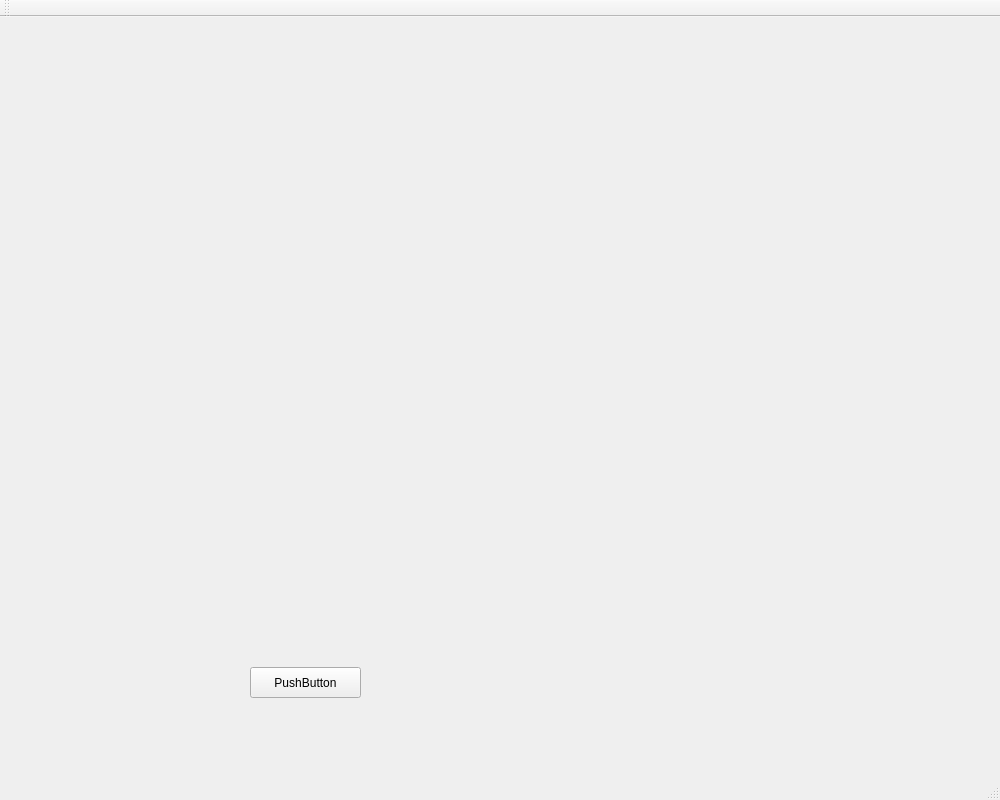
<?xml version="1.0" encoding="UTF-8"?>
<ui version="4.0">
 <class>MainWindow</class>
 <widget class="QMainWindow" name="MainWindow">
  <property name="geometry">
   <rect>
    <x>0</x>
    <y>0</y>
    <width>1000</width>
    <height>800</height>
   </rect>
  </property>
  <property name="sizePolicy">
   <sizepolicy hsizetype="Expanding" vsizetype="Expanding">
    <horstretch>0</horstretch>
    <verstretch>0</verstretch>
   </sizepolicy>
  </property>
  <property name="windowTitle">
   <string>MainWindow</string>
  </property>
  <widget class="QWidget" name="centralWidget">
   <widget class="QCustomPlot" name="widget" native="true">
    <property name="geometry">
     <rect>
      <x>20</x>
      <y>10</y>
      <width>1000</width>
      <height>600</height>
     </rect>
    </property>
    <property name="sizePolicy">
     <sizepolicy hsizetype="Expanding" vsizetype="Expanding">
      <horstretch>0</horstretch>
      <verstretch>0</verstretch>
     </sizepolicy>
    </property>
    <property name="baseSize">
     <size>
      <width>700</width>
      <height>500</height>
     </size>
    </property>
   </widget>
   <widget class="QPushButton" name="pushButton">
    <property name="geometry">
     <rect>
      <x>250</x>
      <y>650</y>
      <width>111</width>
      <height>31</height>
     </rect>
    </property>
    <property name="focusPolicy">
     <enum>Qt::WheelFocus</enum>
    </property>
    <property name="text">
     <string>PushButton</string>
    </property>
   </widget>
  </widget>
  <widget class="QMenuBar" name="menuBar">
   <property name="geometry">
    <rect>
     <x>0</x>
     <y>0</y>
     <width>1000</width>
     <height>17</height>
    </rect>
   </property>
  </widget>
  <widget class="QToolBar" name="mainToolBar">
   <attribute name="toolBarArea">
    <enum>TopToolBarArea</enum>
   </attribute>
   <attribute name="toolBarBreak">
    <bool>false</bool>
   </attribute>
  </widget>
  <widget class="QStatusBar" name="statusBar"/>
 </widget>
 <layoutdefault spacing="6" margin="11"/>
 <customwidgets>
  <customwidget>
   <class>QCustomPlot</class>
   <extends>QWidget</extends>
   <header>qcustomplot.h</header>
   <container>1</container>
  </customwidget>
 </customwidgets>
 <resources/>
 <connections/>
</ui>
